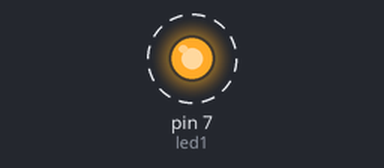
A sketch run on a simulated Arduino Uno, built with avr-gcc and run on an emulated ATmega328P. Shown: output pins drawn as LEDs (lit = HIGH). Dashed ring = blinking.

Above: at 0.1 s.
Timing chart, 0 to 3.0 s (numbered marks = the images above):
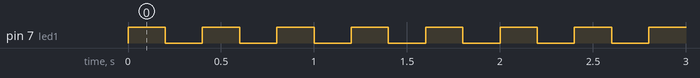

Measured:
- by itself, pin 7 (led1): alternates HIGH for 0.20 s and LOW for 0.20 s

The sketch:

Exercise01.ino
```cpp
// This is a first practical regarding arduino programming.
// Hardware is developed by
int led1 = 7;

void setup() {
  // put your setup code here, to run once:
  pinMode(7,OUTPUT);


}

void loop() {
  // put your main code here, to run repeatedly:
  digitalWrite(led1, HIGH);
  delay(200);
  digitalWrite(led1, LOW);
  delay(200);

}
```
